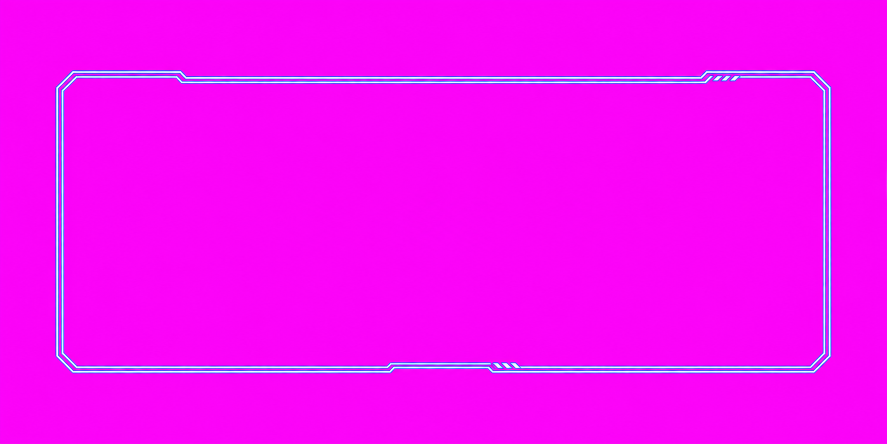
#> input picture UI参考资料/HEARTH_UI_Component_Sources/HUD_Common_DialogueFrame_Chroma.png, 1774 x 887 px (shown at 1/2 size)
$ python build_contact_sheet.py '../../UI参考资料/HEARTH_UI_Component_Sources' out.png
#> lines starting #> are read from the running program, lines starting #| are printed output that depends on the picture
from __future__ import annotations

import argparse
from pathlib import Path

from PIL import Image, ImageDraw, ImageFont


def main() -> None:
    parser = argparse.ArgumentParser(
        description="Build a labelled contact sheet from Unity UI screenshots."
    )
    parser.add_argument("input_dir", type=Path)
    parser.add_argument("output", type=Path)
    parser.add_argument("--columns", type=int, default=4)
    parser.add_argument("--thumb-width", type=int, default=480)
    parser.add_argument(
        "--include",
        nargs="+",
        help="Optional exact PNG file names, in the desired sheet order.",
    )
    args = parser.parse_args()

    if args.include:
        files = [args.input_dir / name for name in args.include]
        missing = [path for path in files if not path.is_file()]
        if missing:
            raise SystemExit(
                "Missing requested screenshots: "
                + ", ".join(str(path) for path in missing)
            )
    else:
        files = sorted(args.input_dir.glob("*.png"))
    files = [path for path in files if path.resolve() != args.output.resolve()]
    if not files:
        raise SystemExit("No PNG screenshots found.")

    columns = max(1, args.columns)
    thumb_width = max(160, args.thumb_width)
    with Image.open(files[0]) as first:
#> first is the input picture: PIL image 1774x887 RGB; mean R, G, B 246.9, 9.1, 247.6
        ratio = first.height / first.width
#> ratio = 0.5
    thumb_height = round(thumb_width * ratio)
#> thumb_height = 240
    label_height = 28
    rows = (len(files) + columns - 1) // columns

    sheet = Image.new(
        "RGB",
        (columns * thumb_width, rows * (thumb_height + label_height)),
        (10, 14, 21),
    )
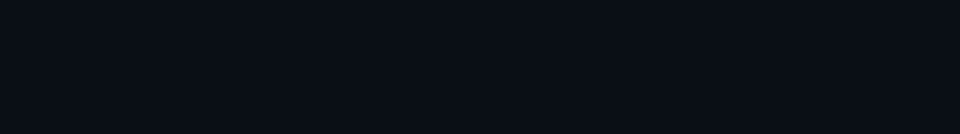
#> sheet: PIL image 1920x268 RGB (shown at 1/2 size); mean R, G, B 10, 14, 21
    draw = ImageDraw.Draw(sheet)
    font = ImageFont.load_default()

    for index, path in enumerate(files):
        column = index % columns
        row = index // columns
        x = column * thumb_width
        y = row * (thumb_height + label_height)
#> y = 0
        with Image.open(path) as source:
            preview = source.convert("RGB")
            preview.thumbnail((thumb_width, thumb_height), Image.Resampling.LANCZOS)
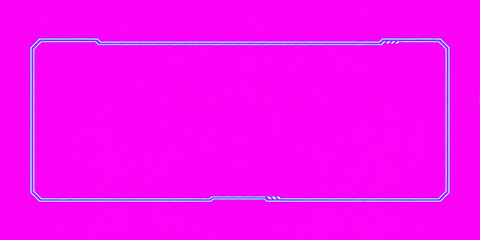
#> preview: PIL image 480x240 RGB; mean R, G, B 246.8, 9.2, 247.6
            sheet.paste(preview, (x, y + label_height))
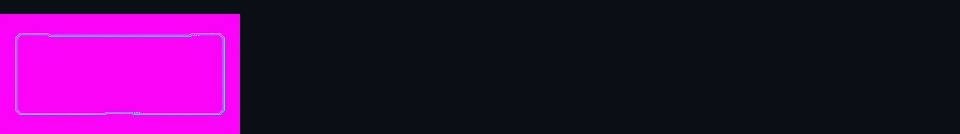
#> sheet: PIL image 1920x268 RGB (shown at 1/2 size); mean R, G, B 63, 12.9, 71.7
        draw.text((x + 8, y + 8), path.stem, fill=(215, 230, 246), font=font)

    args.output.parent.mkdir(parents=True, exist_ok=True)
    sheet.save(args.output, optimize=True)
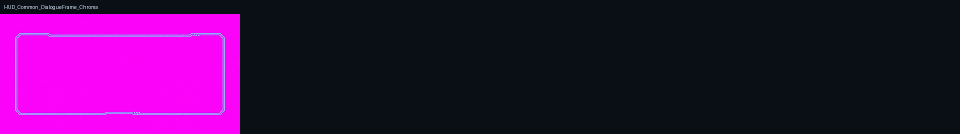
#> saved as out.png: PIL image 1920x268 RGB (shown at 1/2 size); mean R, G, B 63.2, 13.1, 71.9


if __name__ == "__main__":
    main()

$ run again, on UI参考资料/HEARTH_UI_Component_Sources/HUD_Common_HeaderUnderline_Chroma.png
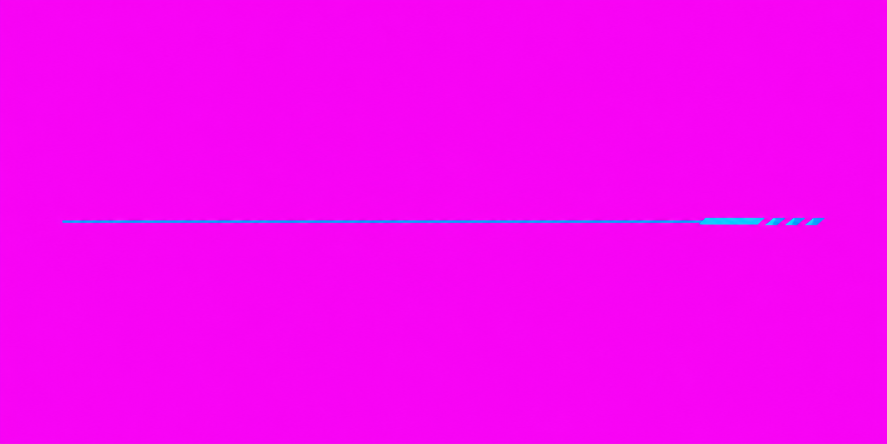
#> input picture UI参考资料/HEARTH_UI_Component_Sources/HUD_Common_HeaderUnderline_Chroma.png, 1774 x 887 px (shown at 1/2 size)
#> in main, first is the input picture: PIL image 1774x887 RGB; mean R, G, B 245.9, 4.5, 244.7
#> in main, `preview.thumbnail((thumb_width, thumb_height), Image.Resampling.LANCZOS)`:
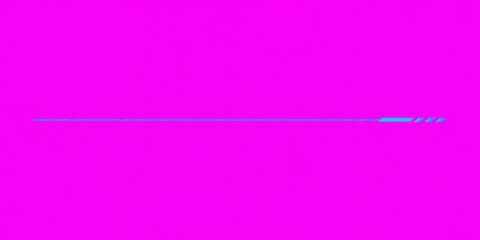
#> preview: PIL image 480x240 RGB; mean R, G, B 245.9, 4.5, 244.7
#> in main, `sheet.save(args.output, optimize=True)`:
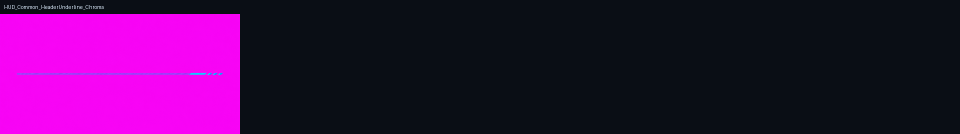
#> saved as out.png: PIL image 1920x268 RGB (shown at 1/2 size); mean R, G, B 63, 12.1, 71.3

$ run again, on UI参考资料/HEARTH_UI_Component_Sources/HUD_Common_KeycapFrame_9Slice_Chroma.png
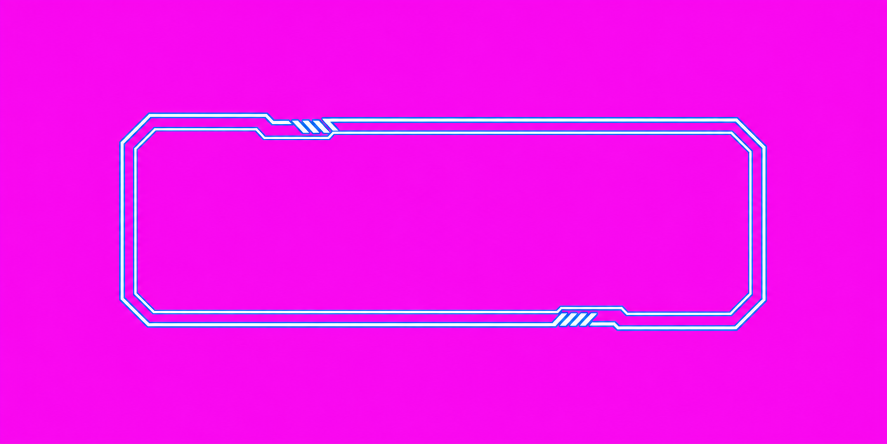
#> input picture UI参考资料/HEARTH_UI_Component_Sources/HUD_Common_KeycapFrame_9Slice_Chroma.png, 1774 x 887 px (shown at 1/2 size)
#> in main, first is the input picture: PIL image 1774x887 RGB; mean R, G, B 243.2, 16, 240
#> in main, `preview.thumbnail((thumb_width, thumb_height), Image.Resampling.LANCZOS)`:
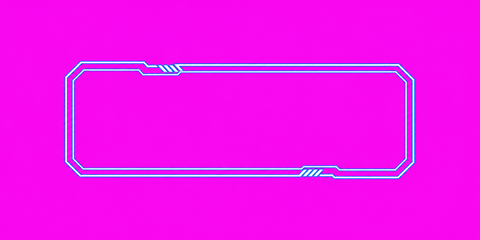
#> preview: PIL image 480x240 RGB; mean R, G, B 242.9, 15.9, 240
#> in main, `sheet.save(args.output, optimize=True)`:
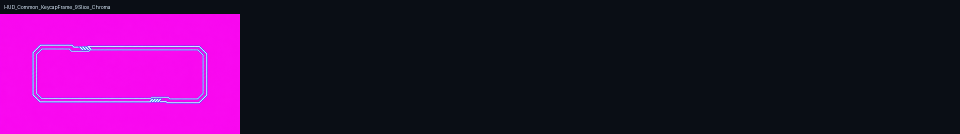
#> saved as out.png: PIL image 1920x268 RGB (shown at 1/2 size); mean R, G, B 62.3, 14.6, 70.2

$ run again, on UI参考资料/HEARTH_UI_Component_Sources/HUD_Common_PanelFrame_9Slice_Chroma.png
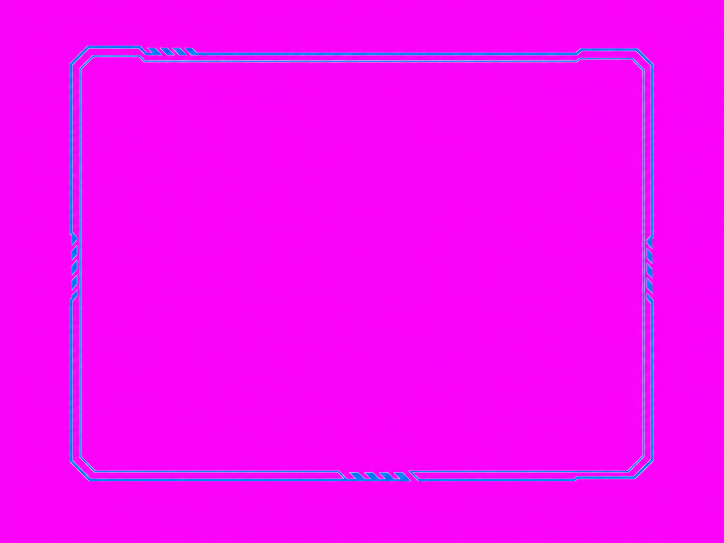
#> input picture UI参考资料/HEARTH_UI_Component_Sources/HUD_Common_PanelFrame_9Slice_Chroma.png, 1448 x 1086 px (shown at 1/2 size)
#> in main, first is the input picture: PIL image 1448x1086 RGB; mean R, G, B 246.2, 7.2, 248.9
#> in main, `preview.thumbnail((thumb_width, thumb_height), Image.Resampling.LANCZOS)`:
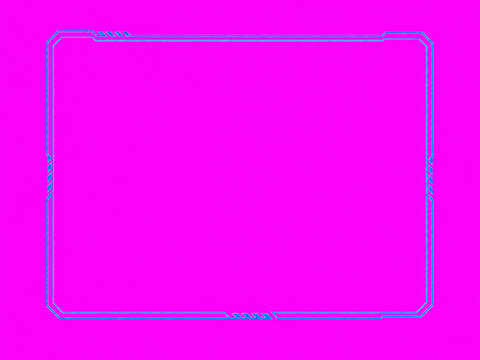
#> preview: PIL image 480x360 RGB; mean R, G, B 246.2, 7.3, 248.9
#> in main, `sheet.save(args.output, optimize=True)`:
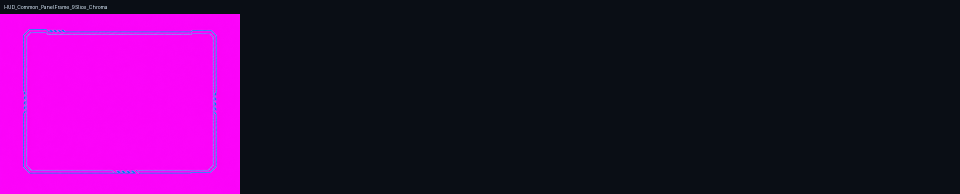
#> saved as out.png: PIL image 1920x388 RGB (shown at 1/2 size); mean R, G, B 64.9, 12.6, 74
